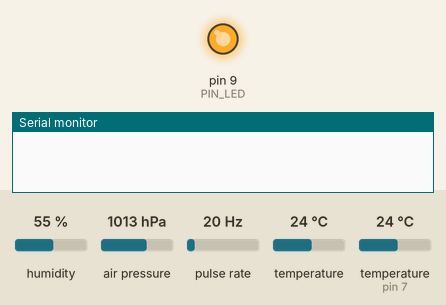
This sketch was run on a simulated Arduino Uno, built with avr-gcc and run on an emulated ATmega328P. Shown: output pins drawn as LEDs (lit = HIGH), the last lines printed to the serial monitor. Wiring (inferred from the names in the program): pulse sensor: data pin 3. The test bench sets the inputs (shaded band); at power-on: humidity 55 %, air pressure 1013 hPa, pulse rate 20 Hz, temperature 24 °C, temperature (sensor on pin 7) 24 °C. The local clock reads 2024-03-15 10:24:30 at power-on unless the sketch sets it; storage starts empty.

Above: at 1.0 s.
At 4.5 s:
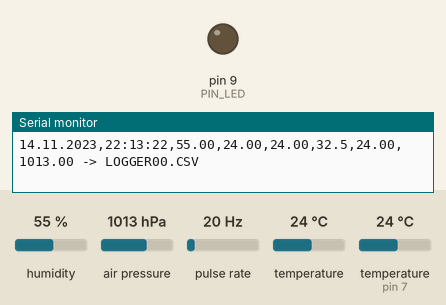
Timing chart, 0 to 7.9 s (numbered marks = the images above):
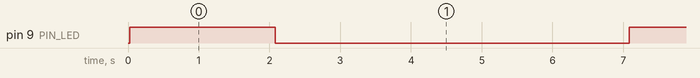

Measured:
- by itself, pin 9 (PIN_LED): repeats every 6.0 s: LOW 5.0 s, HIGH 1.0 s

The sketch:

arduipometeo.ino
```cpp
/* Stazione meteo ipogea
   Raffaello Di Martino IZ0QWM
   http://www.kwos.it */

//Libraries
#include <DHT.h>
#include "RTClib.h"
#include <DS3231.h> // http://www.rinkydinkelectronics.com/library.php?id=73
#include <SPI.h>
#include <SD.h>
#include <Wire.h>
#include <stdio.h>
#include <Adafruit_Sensor.h>
#include <Adafruit_BMP280.h>

//Costanti generiche
int i = 0;
#define PIN_LED 9

//Costanti per termometro
#define DHTPIN 7     // PIN a cui e' collegato il DHT22
#define DHTTYPE DHT22   // DHT 22  (AM2302)
DHT dht(DHTPIN, DHTTYPE); //// Initialize DHT sensor for normal 16mhz Arduino

//Costanti per anemometro
#define PIN_ANEMOMETER 3 // Digital 3
// Tempo di aggiornamento della velocita' del vento
#define MSECS_CALC_WIND_SPEED 5000

//Variabili per anemometro
volatile int numRevsAnemometer = 0; // Incrementato nella funzione countAnemometer()

File logfile;

//Start Modulo RTC
DS3231  rtca(SDA, SCL); //Solo per leggere
RTC_DS3231 rtc; //RTC DS3231 object per settare l'orario

//Start modulo BMP280
Adafruit_BMP280 bme; // su I2C

void setup()
{

  Serial.begin(9600);
  //Led
  pinMode(PIN_LED, OUTPUT);
  //Anemometro
  pinMode(PIN_ANEMOMETER, INPUT);
  digitalWrite(PIN_ANEMOMETER, HIGH);
  attachInterrupt(1, countAnemometer, FALLING);
  // Realtime Clock
  rtca.begin(); // Solo per leggere
  rtc.begin(); // Solo per settare l'orario
  // Sensore pressione
  bme.begin();
  //Serial.print("---------------------------------------------------\n");
  //Serial.print("INIZIALIZZAZIONE\n");
  //Serial.print("---------------------------------------------------\n");
  //Serial.print("Setto l'orario per il log file...\n");
  rtc.adjust(DateTime(F(__DATE__), F(__TIME__))); //Prendiamo l'orario dal PC

  //SD Card
  //Serial.print("Inizializzazione SD Card...\n");

  if (!SD.begin(4)) {// Usiamo il pin 4 dove c'e' il CS per capire se la scheda e' inserita
    //Serial.println("Inizializzazione fallita!\n");
    while (1);
  }
  //Serial.println("Inizializzazione OK.\n");

}

void loop()
{
    digitalWrite(PIN_LED, HIGH);
    // create a new file
    char filename[] = "LOGGER00.CSV";
    for (uint8_t i = 0; i < 100; i++) {
      filename[6] = i/10 + '0';
      filename[7] = i%10 + '0';
      if (! SD.exists(filename)) {
        //logfile.close();
        logfile = SD.open(filename, FILE_WRITE);
        // Serial.println("GIORNO,ORA,HUM,TEMPOUT,TEMPINT,WIND,TEMPBARO,PRESS");
        logfile.println("GIORNO,ORA,HUM,TEMPOUT,TEMPINT,WIND,TEMPBARO,PRESS\n");
        logfile.close();
        delay(1000);
      }
      logfile = SD.open(filename, FILE_WRITE);
      delay(500);
      //Serial.println(logfile.size());
      if (logfile.size() < 2000000) {  // dimensione massima del file di log in bytes
        logfile.close();
        break;  // esco dal loop!
      }
      logfile.close();  // Chiudo sempre. ARDUINO non gestisce più di un file aperto
    }
    logfile = SD.open(filename, FILE_WRITE);
    delay(500);
    String TempHum = calcTempHumidity();
    //Prendo la stringa dalla funzione WindSpeed
    String Wind = calcWindSpeed();
    //Prendo la stringa dalla funzione calcPressure
    String Pressure = calcPressure();
    //Creo la stringa completa
    //String total = DataOra + "," + TempHum + "," + Wind + "," + Pressure;
    logfile.print(rtca.getDateStr());
    logfile.print(",");
    logfile.print(rtca.getTimeStr());
    //logfile.print(DataOra);
    logfile.print(",");
    logfile.print(TempHum);
    logfile.print(",");
    logfile.print(Wind);
    logfile.print(",");
    logfile.print(Pressure);
    logfile.println();
    logfile.close();

    Serial.print(rtca.getDateStr());
    Serial.print(",");
    Serial.print(rtca.getTimeStr());
    Serial.print(",");
    Serial.print(TempHum);
    Serial.print(",");
    Serial.print(Wind);
    Serial.print(",");
    Serial.print(Pressure);
    Serial.print(" -> ");
    Serial.print(filename);
    Serial.println();

    digitalWrite(PIN_LED, LOW);

    // Azzero le rivoluzioni dell'anemometro
    numRevsAnemometer = 0;

    delay(5000); //Delay 5 sec.

}

//=======================================================
// Interrupt handler for anemometer. Richiamato ogni volta che il reedswitch
// si attiva (un giro - revolution).
//=======================================================
void countAnemometer() {
numRevsAnemometer++;
}

String calcTempHumidity() {
    //Variabili per termometro
    float hum;  //Valore umidita' DHT
    float tempOut; //Valore temperatura DHT
    float tempIn;//Valore temperatura DS3231
    dht.begin();
    tempIn = rtca.getTemp();
    //Leggi i dati di temperatura e umidita' e inserisci nelle variabili
    hum = dht.readHumidity();
    tempOut = dht.readTemperature();
    String separatore = ",";
    String hum_temp = hum + separatore + tempOut + separatore + tempIn;
    //Serial.println(hum_temp);
    return hum_temp;

}


String calcPressure() {
    float tempBmp;
    tempBmp = bme.readTemperature();
    //Serial.print(bme.readTemperature());
    float pascal, hpa;
    pascal = bme.readPressure();
    //Serial.print(bme.readPressure());
    hpa = pascal * 0.01;

    String separatore = ",";
    //Serial.print(meters);
    String temp_press = tempBmp + separatore + hpa;
    //Serial.print(pascal);
    return temp_press;
}

//=======================================================
// Calcola la velocita' del vento.
// 1 rev/sec = 2.5 mph
//=======================================================
String calcWindSpeed() {
int y, x, iSpeed;
// This will produce mph * 10
// (didn't calc right when done as one statement)
long speed = 25000;//2.5 mph * 1000
speed *= numRevsAnemometer;
speed /= MSECS_CALC_WIND_SPEED;
iSpeed = speed; // Need this for formatting below

x = iSpeed / 10; // Valore in mph
y = x * 1.60934; // Trasformo in Km/h
String punto = ".";
//Serial.print('.');
x = iSpeed % 10;
String wind = y + punto + x;
return wind;
//Serial.println(wind);
numRevsAnemometer = 0; // Resetta il contatore
}
```
